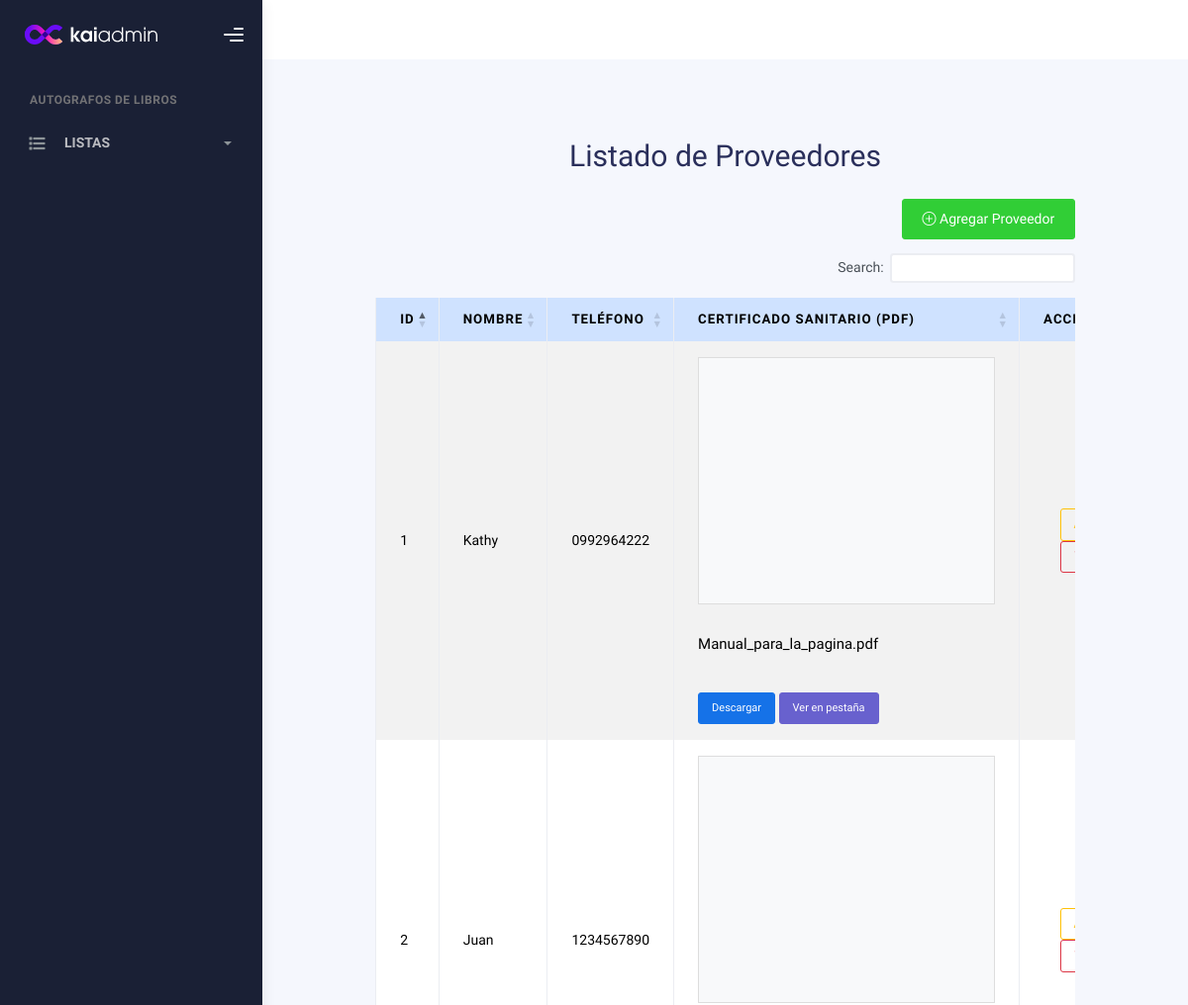
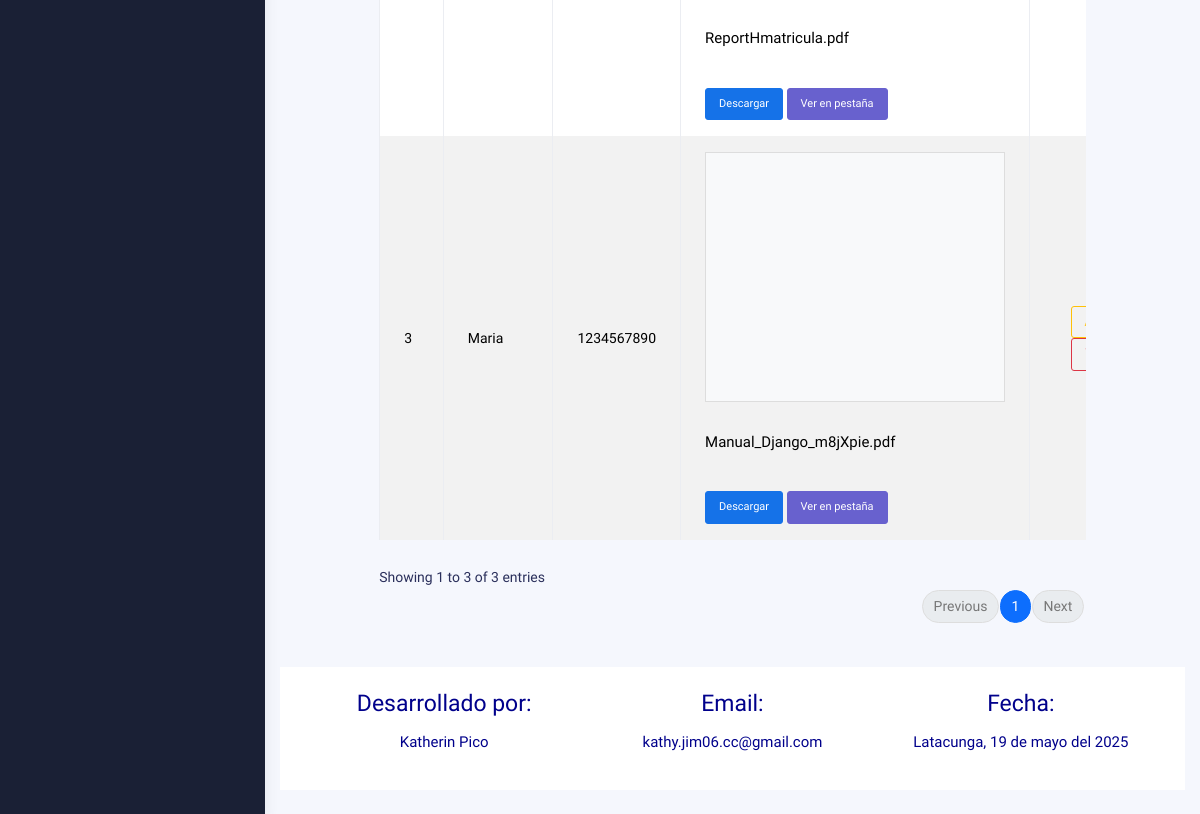
Before: /listaProveedor/ with the older database file (2 pictures, top to bottom).
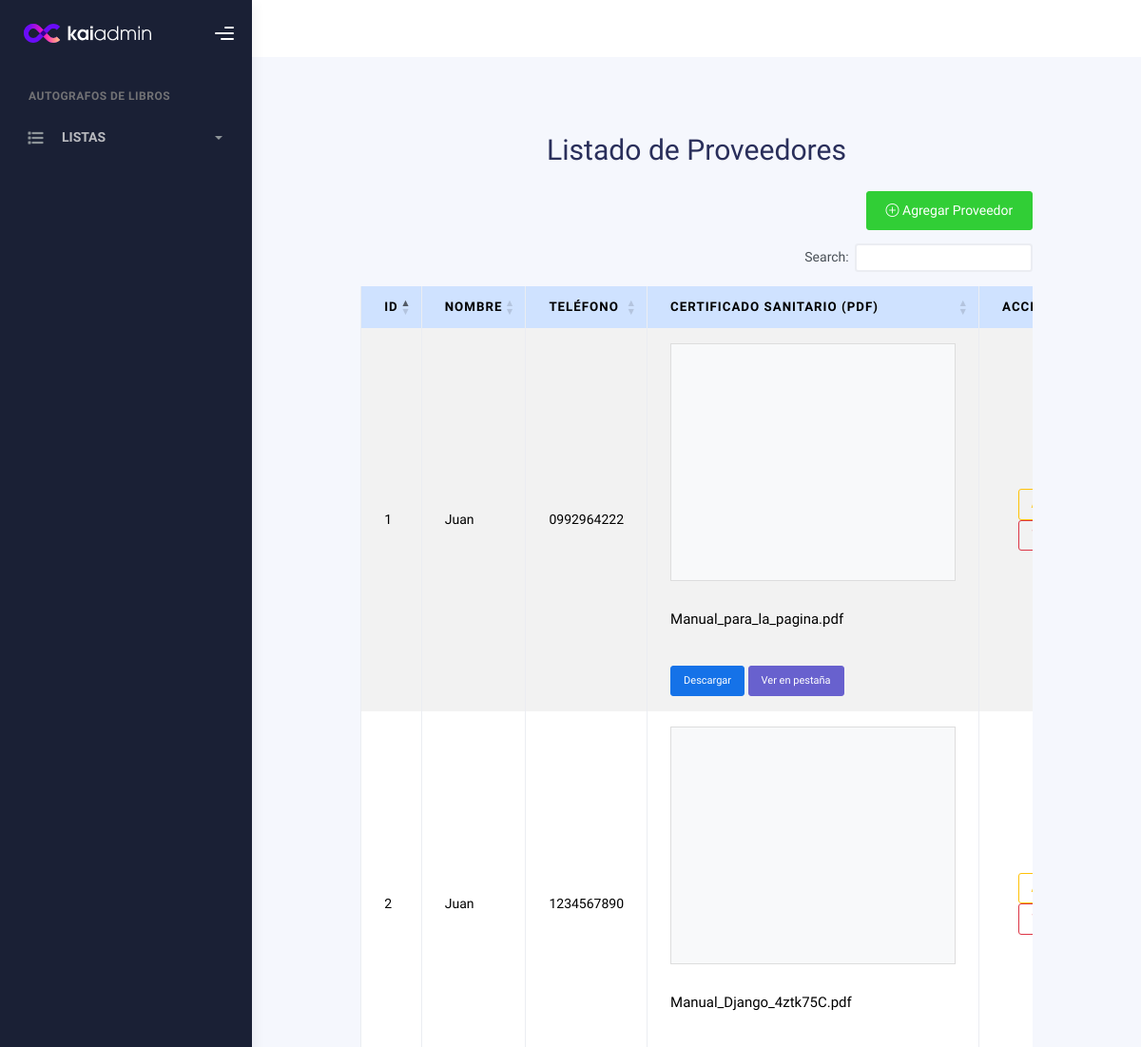
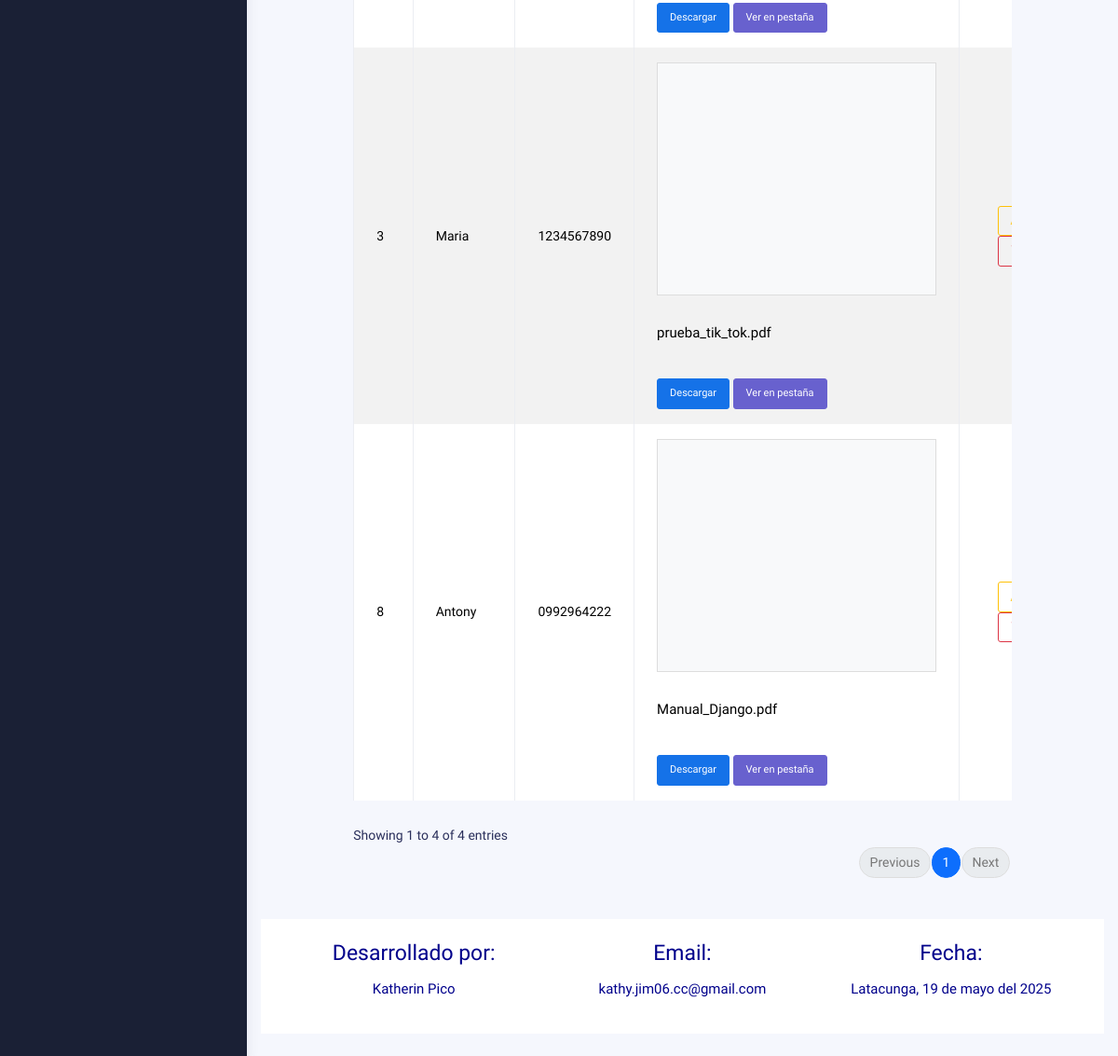
After: the same page with the newer database file (2 pictures, top to bottom).
### Aplicaciones/Proveedor/models.py (models this page shows, shortened)
class Proveedor(models.Model):
    nombre = models.CharField(max_length=100)
    telefono = models.CharField(max_length=20)
    pdf_certificado_sanitario = models.FileField(upload_to='Proveedores', null=True, blank=True)

### Aplicaciones/Proveedor/views.py (the view)
# urls.py: path('listaProveedor/', views.listaProveedor, name='listaProveedores'),
def listaProveedor(request):
    proveedorListado = Proveedor.objects.all()
    return render(request, "listaProveedor.html", {'Proveedores': proveedorListado})

### Aplicaciones/Proveedor/templates/listaProveedor.html (shortened to what this page needs)
{% extends 'plantilla.html' %}
{% load static %}
{% block contenido %}
<section class="container py-5">
  <div class="row justify-content-center">
    <div class="col-lg-10">
      <h1 class="mb-4 text-center">Listado de Proveedores</h1>
      <div class="text-end mb-3">
        <a href="nuevoProveedor/" class="btn btn-success">
          <i class="bi bi-plus-circle"></i> Agregar Proveedor
        </a>
      </div>
      <div class="table-responsive">
        <table class="table table-bordered table-striped table-hover" id="tbl_proveedores" >
          <thead class="table-primary text-center">
            <tr>
              <th>ID</th>
              <th>Nombre</th>
              <th>Teléfono</th>
              <th>Certificado Sanitario (PDF)</th>
              <th>Acciones</th>
            </tr>
          </thead>
          <tbody>
            {% for proveedor in Proveedores %}
              <tr>
                <td>{{ proveedor.id }}</td>
                <td>{{ proveedor.nombre }}</td>
                <td>{{ proveedor.telefono }}</td>
                <td>
                  {% if proveedor.pdf_certificado_sanitario %}
                    <iframe
                      src="{{ proveedor.pdf_certificado_sanitario.url }}"
                      width="300"
                      height="250"
                      style="border: 1px solid #ddd; background: #f8f9fa;"
                      title="Vista previa del certificado sanitario"
                      type="application/pdf">
                    </iframe>
                    <br><br>
                    <p>{{ proveedor.pdf_certificado_sanitario.name|slice:"12:" }}</p>
                    <br>
                    <a href="{{ proveedor.pdf_certificado_sanitario.url }}" download class="btn btn-sm btn-primary">Descargar</a>
                    <a href="{{ proveedor.pdf_certificado_sanitario.url }}" target="_blank" class="btn btn-sm btn-secondary">Ver en pestaña</a>
                  {% else %}
                    Ninguno
                  {% endif %}
                </td>
                <td class="text-center">
                  <a href="/editarProveedor/{{ proveedor.id }}" class="btn btn-outline-warning btn-sm" title="Editar">
                  </a>
                  <a href="#" class="btn btn-outline-danger btn-sm" title="Eliminar" onclick="confirmarEliminacion('{{ proveedor.id }}')">
                  </a>
                </td>
              </tr>
            {% endfor %}
          </tbody>
        </table>
      </div>
    </div>
  </div>
</section>
{% endblock %}

Changed rows visible on the page:
changed Proveedor "Manual_para_la_pagina.pdf": nombre "Kathy" → "Juan"
changed Proveedor id 2: pdf_certificado_sanitario.name "ReportHmatricula.pdf" → "Manual_Django_4ztk75C.pdf"
changed Proveedor "Maria": pdf_certificado_sanitario.name "Manual_Django_m8jXpie.pdf" → "prueba_tik_tok.pdf"
added Proveedor: id "8", nombre "Antony", telefono "0992964222", pdf_certificado_sanitario.name "Manual_Django.pdf"
Other visible differences:
text written by a page script: "Search: Showing 1 to 3 of 3 entries Previous 1 Next" → "Search: Showing 1 to 4 of 4 entries Previous 1 Next"
